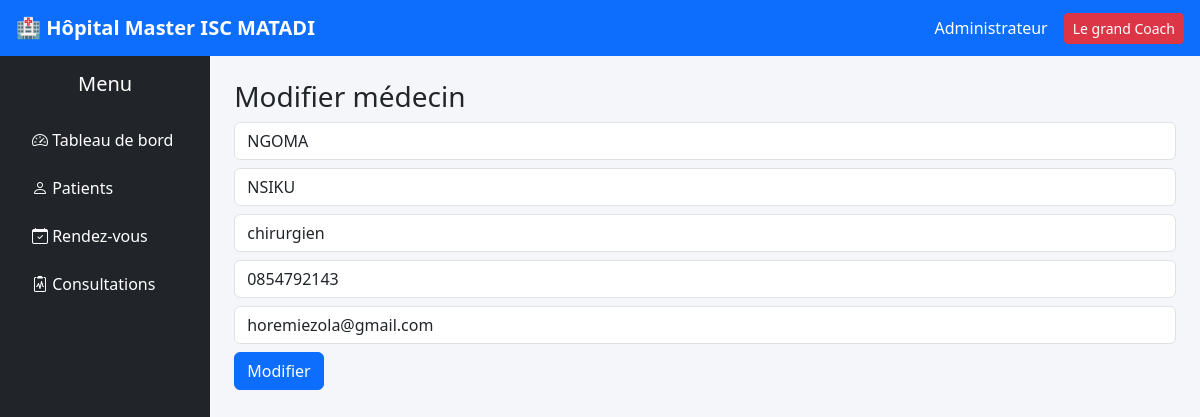
Page /medecins/modifier.php?id=2 on the committed database.
### tables this page shows
CREATE TABLE `medecins` (
  `id` int(11) NOT NULL,
  `nom` varchar(100) NOT NULL,
  `prenom` varchar(100) NOT NULL,
  `specialite` varchar(100) DEFAULT NULL,
  `telephone` varchar(20) DEFAULT NULL,
  `email` varchar(100) DEFAULT NULL
);

### medecins/modifier.php (the view, shortened to what this page needs)
<?php
$db = new Database();
$conn = $db->connecter();
$id = $_GET['id'];
$stmt = $conn->prepare("SELECT * FROM medecins WHERE id = ?");
$stmt->execute([$id]);
$medecin = $stmt->fetch();
?>
<?php include "../includes/header.php"; ?>
<?php include "../includes/navbar.php"; ?>
<?php include "../includes/sidebar.php"; ?>
<h3>Modifier médecin</h3>
<form method="POST">
    <input type="text" name="nom"
           value="<?= $medecin['nom'] ?>"
           class="form-control mb-2">
    <input type="text" name="prenom"
           value="<?= $medecin['prenom'] ?>"
           class="form-control mb-2">
    <input type="text" name="specialite"
           value="<?= $medecin['specialite'] ?>"
           class="form-control mb-2">
    <input type="text" name="telephone"
           value="<?= $medecin['telephone'] ?>"
           class="form-control mb-2">
    <input type="email" name="email"
           value="<?= $medecin['email'] ?>"
           class="form-control mb-2">
    <button type="submit" name="update" class="btn btn-primary">
        Modifier
    </button>
</form>
<?php include "../includes/footer.php"; ?>

### assets/css/style.css (style rules this page uses)
body { background-color: #f4f6f9; }

### rows in the picture
medecins: nom "NGOMA", prenom "NSIKU", specialite "chirurgien", telephone "0854792143", email "horemiezola@gmail.com"
